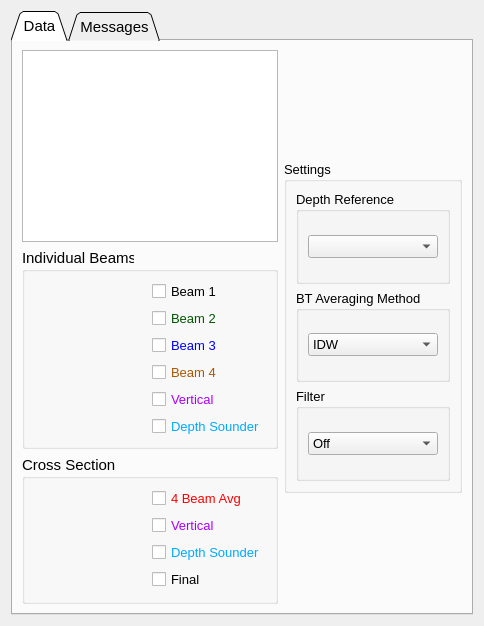
      <widget class="QWidget" name="tab_depth">
       <attribute name="title">
        <string>Depth</string>
       </attribute>
       <layout class="QGridLayout" name="gridLayout_30">
        <item row="0" column="0">
         <widget class="QTabWidget" name="tab_depth_2">
          <property name="font">
           <font>
            <pointsize>11</pointsize>
           </font>
          </property>
          <property name="tabShape">
           <enum>QTabWidget::Triangular</enum>
          </property>
          <property name="currentIndex">
           <number>0</number>
          </property>
          <widget class="QWidget" name="tab_depth_2_data">
           <attribute name="title">
            <string>Data</string>
           </attribute>
           <layout class="QGridLayout" name="gridLayout_31">
            <item row="0" column="0">
             <layout class="QHBoxLayout" name="horizontalLayout_25" stretch="8,2">
              <item>
               <layout class="QVBoxLayout" name="verticalLayout_27" stretch="0,2,2">
                <item>
                 <widget class="QTableWidget" name="table_depth"/>
                </item>
                <item>
                 <widget class="QGroupBox" name="gb_depth_beams">
                  <property name="font">
                   <font>
                    <pointsize>11</pointsize>
                   </font>
                  </property>
                  <property name="title">
                   <string>Individual Beams</string>
                  </property>
                  <layout class="QHBoxLayout" name="horizontalLayout_32" stretch="6,1">
                   <item>
                    <widget class="QWidget" name="graph_depth_beams" native="true"/>
                   </item>
                   <item>
                    <layout class="QVBoxLayout" name="verticalLayout_25">
                     <item>
                      <widget class="QCheckBox" name="cb_depth_beam1">
                       <property name="palette">
                        <palette>
                         <active>
                          <colorrole role="WindowText">
                           <brush brushstyle="SolidPattern">
                            <color alpha="255">
                             <red>0</red>
                             <green>0</green>
                             <blue>0</blue>
                            </color>
                           </brush>
                          </colorrole>
                         </active>
                         <inactive>
                          <colorrole role="WindowText">
                           <brush brushstyle="SolidPattern">
                            <color alpha="255">
                             <red>0</red>
                             <green>0</green>
                             <blue>0</blue>
                            </color>
                           </brush>
                          </colorrole>
                         </inactive>
                         <disabled>
                          <colorrole role="WindowText">
                           <brush brushstyle="SolidPattern">
                            <color alpha="255">
                             <red>120</red>
                             <green>120</green>
                             <blue>120</blue>
                            </color>
                           </brush>
                          </colorrole>
                         </disabled>
                        </palette>
                       </property>
                       <property name="font">
                        <font>
                         <pointsize>10</pointsize>
                        </font>
                       </property>
                       <property name="text">
                        <string>Beam 1</string>
                       </property>
                      </widget>
                     </item>
                     <item>
                      <widget class="QCheckBox" name="cb_depth_beam2">
                       <property name="palette">
                        <palette>
                         <active>
                          <colorrole role="WindowText">
                           <brush brushstyle="SolidPattern">
                            <color alpha="255">
                             <red>0</red>
                             <green>85</green>
                             <blue>0</blue>
                            </color>
                           </brush>
                          </colorrole>
                         </active>
                         <inactive>
                          <colorrole role="WindowText">
                           <brush brushstyle="SolidPattern">
                            <color alpha="255">
                             <red>0</red>
                             <green>85</green>
                             <blue>0</blue>
                            </color>
                           </brush>
                          </colorrole>
                         </inactive>
                         <disabled>
                          <colorrole role="WindowText">
                           <brush brushstyle="SolidPattern">
                            <color alpha="255">
                             <red>120</red>
                             <green>120</green>
                             <blue>120</blue>
                            </color>
                           </brush>
                          </colorrole>
                         </disabled>
                        </palette>
                       </property>
                       <property name="font">
                        <font>
                         <pointsize>10</pointsize>
                        </font>
                       </property>
                       <property name="text">
                        <string>Beam 2</string>
                       </property>
                      </widget>
                     </item>
                     <item>
                      <widget class="QCheckBox" name="cb_depth_beam3">
                       <property name="palette">
                        <palette>
                         <active>
                          <colorrole role="WindowText">
                           <brush brushstyle="SolidPattern">
                            <color alpha="255">
                             <red>0</red>
                             <green>0</green>
                             <blue>255</blue>
                            </color>
                           </brush>
                          </colorrole>
                         </active>
                         <inactive>
                          <colorrole role="WindowText">
                           <brush brushstyle="SolidPattern">
                            <color alpha="255">
                             <red>0</red>
                             <green>0</green>
                             <blue>255</blue>
                            </color>
                           </brush>
                          </colorrole>
                         </inactive>
                         <disabled>
                          <colorrole role="WindowText">
                           <brush brushstyle="SolidPattern">
                            <color alpha="255">
                             <red>120</red>
                             <green>120</green>
                             <blue>120</blue>
                            </color>
                           </brush>
                          </colorrole>
                         </disabled>
                        </palette>
                       </property>
                       <property name="font">
                        <font>
                         <pointsize>10</pointsize>
                        </font>
                       </property>
                       <property name="text">
                        <string>Beam 3</string>
                       </property>
                      </widget>
                     </item>
                     <item>
                      <widget class="QCheckBox" name="cb_depth_beam4">
                       <property name="palette">
                        <palette>
                         <active>
                          <colorrole role="WindowText">
                           <brush brushstyle="SolidPattern">
                            <color alpha="255">
                             <red>170</red>
                             <green>85</green>
                             <blue>0</blue>
                            </color>
                           </brush>
                          </colorrole>
                         </active>
                         <inactive>
                          <colorrole role="WindowText">
                           <brush brushstyle="SolidPattern">
                            <color alpha="255">
                             <red>170</red>
                             <green>85</green>
                             <blue>0</blue>
                            </color>
                           </brush>
                          </colorrole>
                         </inactive>
                         <disabled>
                          <colorrole role="WindowText">
                           <brush brushstyle="SolidPattern">
                            <color alpha="255">
                             <red>120</red>
                             <green>120</green>
                             <blue>120</blue>
                            </color>
                           </brush>
                          </colorrole>
                         </disabled>
                        </palette>
                       </property>
                       <property name="font">
                        <font>
                         <pointsize>10</pointsize>
                        </font>
                       </property>
                       <property name="text">
                        <string>Beam 4</string>
                       </property>
                      </widget>
                     </item>
                     <item>
                      <widget class="QCheckBox" name="cb_depth_vert">
                       <property name="palette">
                        <palette>
                         <active>
                          <colorrole role="WindowText">
                           <brush brushstyle="SolidPattern">
                            <color alpha="255">
                             <red>170</red>
                             <green>0</green>
                             <blue>255</blue>
                            </color>
                           </brush>
                          </colorrole>
                         </active>
                         <inactive>
                          <colorrole role="WindowText">
                           <brush brushstyle="SolidPattern">
                            <color alpha="255">
                             <red>170</red>
                             <green>0</green>
                             <blue>255</blue>
                            </color>
                           </brush>
                          </colorrole>
                         </inactive>
                         <disabled>
                          <colorrole role="WindowText">
                           <brush brushstyle="SolidPattern">
                            <color alpha="255">
                             <red>120</red>
                             <green>120</green>
                             <blue>120</blue>
                            </color>
                           </brush>
                          </colorrole>
                         </disabled>
                        </palette>
                       </property>
                       <property name="font">
                        <font>
                         <pointsize>10</pointsize>
                        </font>
                       </property>
                       <property name="text">
                        <string>Vertical</string>
                       </property>
                      </widget>
                     </item>
                     <item>
                      <widget class="QCheckBox" name="cb_depth_ds">
                       <property name="palette">
                        <palette>
                         <active>
                          <colorrole role="WindowText">
                           <brush brushstyle="SolidPattern">
                            <color alpha="255">
                             <red>0</red>
                             <green>170</green>
                             <blue>255</blue>
                            </color>
                           </brush>
                          </colorrole>
                         </active>
                         <inactive>
                          <colorrole role="WindowText">
                           <brush brushstyle="SolidPattern">
                            <color alpha="255">
                             <red>0</red>
                             <green>170</green>
                             <blue>255</blue>
                            </color>
                           </brush>
                          </colorrole>
                         </inactive>
                         <disabled>
                          <colorrole role="WindowText">
                           <brush brushstyle="SolidPattern">
                            <color alpha="255">
                             <red>120</red>
                             <green>120</green>
                             <blue>120</blue>
                            </color>
                           </brush>
                          </colorrole>
                         </disabled>
                        </palette>
                       </property>
                       <property name="font">
                        <font>
                         <pointsize>10</pointsize>
                        </font>
                       </property>
                       <property name="text">
                        <string>Depth Sounder</string>
                       </property>
                      </widget>
                     </item>
                    </layout>
                   </item>
                  </layout>
                 </widget>
                </item>
                <item>
                 <widget class="QGroupBox" name="gb_depth_cs">
                  <property name="font">
                   <font>
                    <pointsize>11</pointsize>
                   </font>
                  </property>
                  <property name="title">
                   <string>Cross Section</string>
                  </property>
                  <layout class="QHBoxLayout" name="horizontalLayout_33" stretch="6,1">
                   <item>
                    <widget class="QWidget" name="graph_depth_cs" native="true"/>
                   </item>
                   <item>
                    <layout class="QVBoxLayout" name="verticalLayout_26">
                     <item>
                      <widget class="QCheckBox" name="cb_depth_4beam_cs">
                       <property name="palette">
                        <palette>
                         <active>
                          <colorrole role="WindowText">
                           <brush brushstyle="SolidPattern">
                            <color alpha="255">
                             <red>255</red>
                             <green>0</green>
                             <blue>0</blue>
                            </color>
                           </brush>
                          </colorrole>
                         </active>
                         <inactive>
                          <colorrole role="WindowText">
                           <brush brushstyle="SolidPattern">
                            <color alpha="255">
                             <red>255</red>
                             <green>0</green>
                             <blue>0</blue>
                            </color>
                           </brush>
                          </colorrole>
                         </inactive>
                         <disabled>
                          <colorrole role="WindowText">
                           <brush brushstyle="SolidPattern">
                            <color alpha="255">
                             <red>120</red>
                             <green>120</green>
                             <blue>120</blue>
                            </color>
                           </brush>
                          </colorrole>
                         </disabled>
                        </palette>
                       </property>
                       <property name="font">
                        <font>
                         <pointsize>10</pointsize>
                        </font>
                       </property>
                       <property name="text">
                        <string>4 Beam Avg</string>
                       </property>
                      </widget>
                     </item>
                     <item>
                      <widget class="QCheckBox" name="cb_depth_vert_cs">
                       <property name="palette">
                        <palette>
                         <active>
                          <colorrole role="WindowText">
                           <brush brushstyle="SolidPattern">
                            <color alpha="255">
                             <red>170</red>
                             <green>0</green>
                             <blue>255</blue>
                            </color>
                           </brush>
                          </colorrole>
                         </active>
                         <inactive>
                          <colorrole role="WindowText">
                           <brush brushstyle="SolidPattern">
                            <color alpha="255">
                             <red>170</red>
                             <green>0</green>
                             <blue>255</blue>
                            </color>
                           </brush>
                          </colorrole>
                         </inactive>
                         <disabled>
                          <colorrole role="WindowText">
                           <brush brushstyle="SolidPattern">
                            <color alpha="255">
                             <red>120</red>
                             <green>120</green>
                             <blue>120</blue>
                            </color>
                           </brush>
                          </colorrole>
                         </disabled>
                        </palette>
                       </property>
                       <property name="font">
                        <font>
                         <pointsize>10</pointsize>
                        </font>
                       </property>
                       <property name="text">
                        <string>Vertical</string>
                       </property>
                      </widget>
                     </item>
                     <item>
                      <widget class="QCheckBox" name="cb_depth_ds_cs">
                       <property name="palette">
                        <palette>
                         <active>
                          <colorrole role="WindowText">
                           <brush brushstyle="SolidPattern">
                            <color alpha="255">
                             <red>0</red>
                             <green>170</green>
                             <blue>255</blue>
                            </color>
                           </brush>
                          </colorrole>
                         </active>
                         <inactive>
                          <colorrole role="WindowText">
                           <brush brushstyle="SolidPattern">
                            <color alpha="255">
                             <red>0</red>
                             <green>170</green>
                             <blue>255</blue>
                            </color>
                           </brush>
                          </colorrole>
                         </inactive>
                         <disabled>
                          <colorrole role="WindowText">
                           <brush brushstyle="SolidPattern">
                            <color alpha="255">
                             <red>120</red>
                             <green>120</green>
                             <blue>120</blue>
                            </color>
                           </brush>
                          </colorrole>
                         </disabled>
                        </palette>
                       </property>
                       <property name="font">
                        <font>
                         <pointsize>10</pointsize>
                        </font>
                       </property>
                       <property name="text">
                        <string>Depth Sounder</string>
                       </property>
                      </widget>
                     </item>
                     <item>
                      <widget class="QCheckBox" name="cb_depth_final_cs">
                       <property name="font">
                        <font>
                         <pointsize>10</pointsize>
                        </font>
                       </property>
                       <property name="text">
                        <string>Final</string>
                       </property>
                      </widget>
                     </item>
                    </layout>
                   </item>
                  </layout>
                 </widget>
                </item>
               </layout>
              </item>
              <item>
               <layout class="QVBoxLayout" name="verticalLayout_28" stretch="1,3,1">
                <item>
                 <spacer name="verticalSpacer_3">
                  <property name="orientation">
                   <enum>Qt::Vertical</enum>
                  </property>
                  <property name="sizeHint" stdset="0">
                   <size>
                    <width>20</width>
                    <height>40</height>
                   </size>
                  </property>
                 </spacer>
                </item>
                <item>
                 <widget class="QGroupBox" name="gb_depth_settings">
                  <property name="font">
                   <font>
                    <pointsize>10</pointsize>
                   </font>
                  </property>
                  <property name="title">
                   <string>Settings</string>
                  </property>
                  <layout class="QVBoxLayout" name="verticalLayout_29">
                   <item>
                    <widget class="QGroupBox" name="gb_depth_ref">
                     <property name="font">
                      <font>
                       <pointsize>10</pointsize>
                      </font>
                     </property>
                     <property name="title">
                      <string>Depth Reference</string>
                     </property>
                     <layout class="QVBoxLayout" name="verticalLayout_30">
                      <item>
                       <widget class="QComboBox" name="combo_depth_ref">
                        <property name="font">
                         <font>
                          <pointsize>10</pointsize>
                         </font>
                        </property>
                       </widget>
                      </item>
                     </layout>
                    </widget>
                   </item>
                   <item>
                    <widget class="QGroupBox" name="gb_depth_averaging">
                     <property name="font">
                      <font>
                       <pointsize>10</pointsize>
                      </font>
                     </property>
                     <property name="title">
                      <string>BT Averaging Method</string>
                     </property>
                     <layout class="QVBoxLayout" name="verticalLayout_31">
                      <item>
                       <widget class="QComboBox" name="combo_depth_avg">
                        <property name="font">
                         <font>
                          <pointsize>10</pointsize>
                         </font>
                        </property>
                        <item>
                         <property name="text">
                          <string>IDW</string>
                         </property>
                        </item>
                        <item>
                         <property name="text">
                          <string>Simple</string>
                         </property>
                        </item>
                       </widget>
                      </item>
                     </layout>
                    </widget>
                   </item>
                   <item>
                    <widget class="QGroupBox" name="gb_depth_filter">
                     <property name="font">
                      <font>
                       <pointsize>10</pointsize>
                      </font>
                     </property>
                     <property name="title">
                      <string>Filter</string>
                     </property>
                     <layout class="QVBoxLayout" name="verticalLayout_32">
                      <item>
                       <widget class="QComboBox" name="combo_depth_filter">
                        <property name="font">
                         <font>
                          <pointsize>10</pointsize>
                         </font>
                        </property>
                        <property name="currentText">
                         <string>Off</string>
                        </property>
                        <item>
                         <property name="text">
                          <string>Off</string>
                         </property>
                        </item>
                        <item>
                         <property name="text">
                          <string>Smooth</string>
                         </property>
                        </item>
                        <item>
                         <property name="text">
                          <string>TRDI</string>
                         </property>
                        </item>
                       </widget>
                      </item>
                     </layout>
                    </widget>
                   </item>
                  </layout>
                 </widget>
                </item>
                <item>
                 <spacer name="verticalSpacer_4">
                  <property name="orientation">
                   <enum>Qt::Vertical</enum>
                  </property>
                  <property name="sizeHint" stdset="0">
                   <size>
                    <width>20</width>
                    <height>40</height>
                   </size>
                  </property>
                 </spacer>
                </item>
               </layout>
              </item>
             </layout>
            </item>
           </layout>
          </widget>
          <widget class="QWidget" name="tab_gps_2_messages_3">
           <attribute name="title">
            <string>Messages</string>
           </attribute>
           <layout class="QGridLayout" name="gridLayout_35">
            <item row="0" column="0">
             <widget class="QGroupBox" name="box_depth_messages">
              <property name="font">
               <font>
                <pointsize>12</pointsize>
                <weight>75</weight>
                <bold>true</bold>
               </font>
              </property>
              <property name="title">
               <string>Quality Check Messages</string>
              </property>
              <layout class="QHBoxLayout" name="horizontalLayout_49">
               <item>
                <widget class="QPlainTextEdit" name="display_depth_messages">
                 <property name="font">
                  <font>
                   <pointsize>12</pointsize>
                   <weight>50</weight>
                   <bold>false</bold>
                  </font>
                 </property>
                 <property name="readOnly">
                  <bool>true</bool>
                 </property>
                </widget>
               </item>
              </layout>
             </widget>
            </item>
            <item row="1" column="0">
             <widget class="QGroupBox" name="box_depth_comments">
              <property name="font">
               <font>
                <pointsize>12</pointsize>
                <weight>75</weight>
                <bold>true</bold>
               </font>
              </property>
              <property name="title">
               <string>Comments</string>
              </property>
              <layout class="QHBoxLayout" name="horizontalLayout_48">
               <item>
                <widget class="QPlainTextEdit" name="display_depth_comments">
                 <property name="font">
                  <font>
                   <pointsize>12</pointsize>
                   <weight>50</weight>
                   <bold>false</bold>
                  </font>
                 </property>
                 <property name="readOnly">
                  <bool>true</bool>
                 </property>
                </widget>
               </item>
              </layout>
             </widget>
            </item>
           </layout>
          </widget>
         </widget>
        </item>
       </layout>
      </widget>
